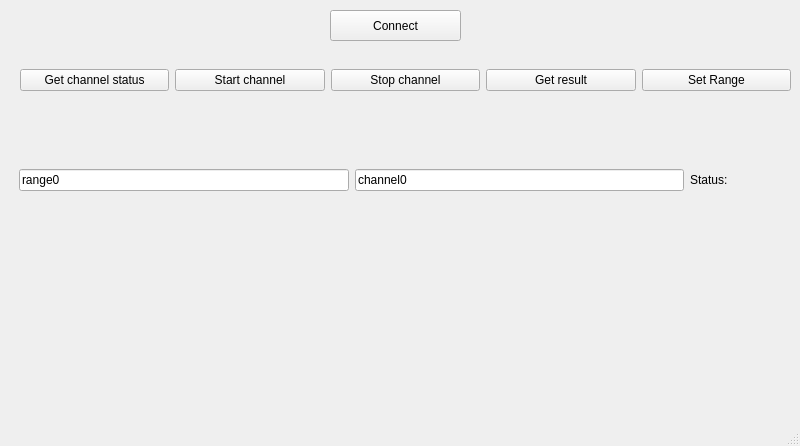
<?xml version="1.0" encoding="UTF-8"?>
<ui version="4.0">
 <class>MainWindow</class>
 <widget class="QMainWindow" name="MainWindow">
  <property name="geometry">
   <rect>
    <x>0</x>
    <y>0</y>
    <width>800</width>
    <height>446</height>
   </rect>
  </property>
  <property name="windowTitle">
   <string>MainWindow</string>
  </property>
  <widget class="QWidget" name="centralwidget">
   <widget class="QPushButton" name="pushButtonConnectServer">
    <property name="geometry">
     <rect>
      <x>330</x>
      <y>10</y>
      <width>131</width>
      <height>31</height>
     </rect>
    </property>
    <property name="text">
     <string>Connect</string>
    </property>
   </widget>
   <widget class="QWidget" name="horizontalLayoutWidget">
    <property name="geometry">
     <rect>
      <x>20</x>
      <y>40</y>
      <width>771</width>
      <height>80</height>
     </rect>
    </property>
    <layout class="QHBoxLayout" name="horizontalLayout">
     <item>
      <widget class="QPushButton" name="pushButtonGetChannelStatus">
       <property name="text">
        <string>Get channel status</string>
       </property>
      </widget>
     </item>
     <item>
      <widget class="QPushButton" name="pushButtonStartChannel">
       <property name="text">
        <string>Start channel</string>
       </property>
      </widget>
     </item>
     <item>
      <widget class="QPushButton" name="pushButtonStopChannel">
       <property name="text">
        <string>Stop channel</string>
       </property>
      </widget>
     </item>
     <item>
      <widget class="QPushButton" name="pushButtonGetResult">
       <property name="text">
        <string>Get result</string>
       </property>
      </widget>
     </item>
     <item>
      <widget class="QPushButton" name="pushButtonSetRange">
       <property name="text">
        <string>Set Range</string>
       </property>
      </widget>
     </item>
    </layout>
   </widget>
   <widget class="QWidget" name="horizontalLayoutWidget_2">
    <property name="geometry">
     <rect>
      <x>19</x>
      <y>140</y>
      <width>771</width>
      <height>80</height>
     </rect>
    </property>
    <layout class="QHBoxLayout" name="horizontalLayout_3">
     <item>
      <widget class="QLineEdit" name="lineEditChannelRange">
       <property name="text">
        <string>range0</string>
       </property>
      </widget>
     </item>
     <item>
      <widget class="QLineEdit" name="lineEditChannelName">
       <property name="text">
        <string>channel0</string>
       </property>
      </widget>
     </item>
     <item>
      <widget class="QLabel" name="labelStatus">
       <property name="minimumSize">
        <size>
         <width>100</width>
         <height>0</height>
        </size>
       </property>
       <property name="text">
        <string>Status:</string>
       </property>
      </widget>
     </item>
    </layout>
   </widget>
  </widget>
  <widget class="QMenuBar" name="menubar">
   <property name="geometry">
    <rect>
     <x>0</x>
     <y>0</y>
     <width>800</width>
     <height>21</height>
    </rect>
   </property>
  </widget>
  <widget class="QStatusBar" name="statusbar"/>
 </widget>
 <resources/>
 <connections/>
</ui>
